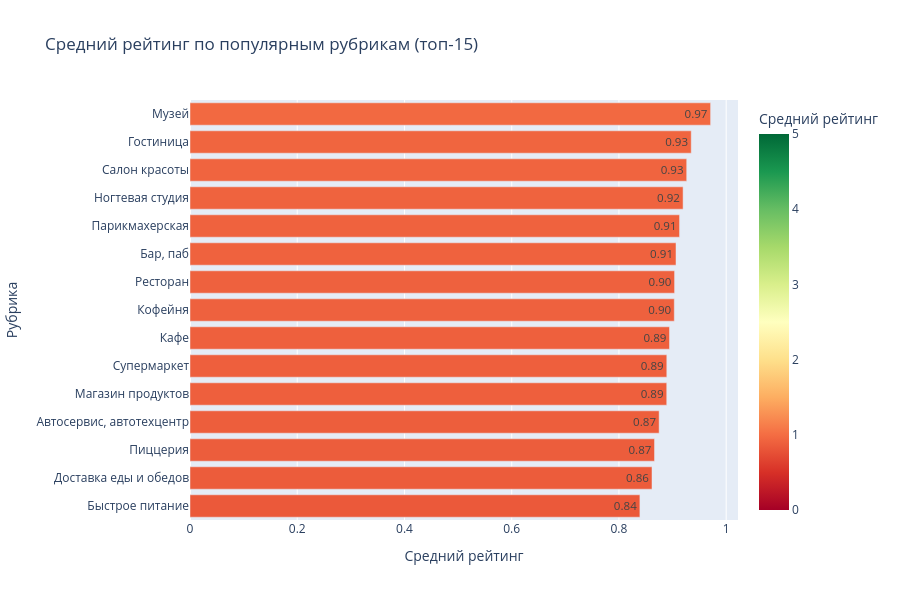

Here is the notebook cell this chart was saved with:
### Markdown cell above
Выводы

### Code cell
# построим горизонтальный график среднего рейтинга по популярным рубрикам (топ 15)
rubric_ratings = {}

for _, row in data_clean.iterrows():
    items = row['rubrics_list']
    if not items: 
        continue
    for r in items:
        rubric_ratings.setdefault(r, []).append(row['rating'])

rubric_avg = {r: np.mean(v) for r, v in rubric_ratings.items()}
top = sorted(rubric_avg.items(), key=lambda x: len(rubric_ratings[x[0]]), reverse=True)[:15]

df_rubric = pd.DataFrame(top, columns=['rubric', 'avg_rating'])
df_rubric['count'] = df_rubric['rubric'].apply(lambda x: len(rubric_ratings[x]))
df_rubric = df_rubric.sort_values('avg_rating', ascending=True)

fig = px.bar(df_rubric, x='avg_rating', y='rubric', orientation='h', text_auto='.2f',
             color='avg_rating', color_continuous_scale='RdYlGn', range_color=(0, 5),
             title='Средний рейтинг по популярным рубрикам (топ-15)',
             labels={'avg_rating': 'Средний рейтинг', 'rubric': 'Рубрика'},
             height=600, hover_data={'count': ':,.0f отзывов'})
fig.update_layout(yaxis={'categoryorder': 'total ascending'})
fig.show()

### Figure 1 — Plotly figure (JSON) as saved in the notebook; plotly's stock layout.template omitted (floating-point values rounded to 4 significant figures)
{"data": [{"customdata": [[15858], [13696], [9256], [10557], [19807], [18264], [55326], [10052], [53625], [18258], [9337], [11421], [17631], [40556], [8841]], "hovertemplate": "Средний рейтинг=%{marker.color}<br>Рубрика=%{y}<br>count=%{customdata[0]:,.0f отзывов}<extra></extra>", "legendgroup": "", "marker": {"color": [0.8391, 0.8616, 0.8664, 0.875, 0.8891, 0.8892, 0.8943, 0.9032, 0.9038, 0.9064, 0.913, 0.9196, 0.9264, 0.9348, 0.9709], "coloraxis": "coloraxis", "pattern": {"shape": ""}}, "name": "", "orientation": "h", "showlegend": false, "textposition": "auto", "texttemplate": "%{x:.2f}", "type": "bar", "x": [0.8391, 0.8616, 0.8664, 0.875, 0.8891, 0.8892, 0.8943, 0.9032, 0.9038, 0.9064, 0.913, 0.9196, 0.9264, 0.9348, 0.9709], "xaxis": "x", "y": ["Быстрое питание", "Доставка еды и обедов", "Пиццерия", "Автосервис, автотехцентр", "Магазин продуктов", "Супермаркет", "Кафе", "Кофейня", "Ресторан", "Бар, паб", "Парикмахерская", "Ногтевая студия", "Салон красоты", "Гостиница", "Музей"], "yaxis": "y"}], "layout": {"barmode": "relative", "coloraxis": {"cmax": 5, "cmin": 0, "colorbar": {"title": {"text": "Средний рейтинг"}}, "colorscale": [[0, "rgb(165,0,38)"], [0.1, "rgb(215,48,39)"], [0.2, "rgb(244,109,67)"], [0.3, "rgb(253,174,97)"], [0.4, "rgb(254,224,139)"], [0.5, "rgb(255,255,191)"], [0.6, "rgb(217,239,139)"], [0.7, "rgb(166,217,106)"], [0.8, "rgb(102,189,99)"], [0.9, "rgb(26,152,80)"], [1, "rgb(0,104,55)"]]}, "height": 600, "legend": {"tracegroupgap": 0}, "title": {"text": "Средний рейтинг по популярным рубрикам (топ-15)"}, "xaxis": {"anchor": "y", "domain": [0, 1], "title": {"text": "Средний рейтинг"}}, "yaxis": {"anchor": "x", "categoryorder": "total ascending", "domain": [0, 1], "title": {"text": "Рубрика"}}}}
